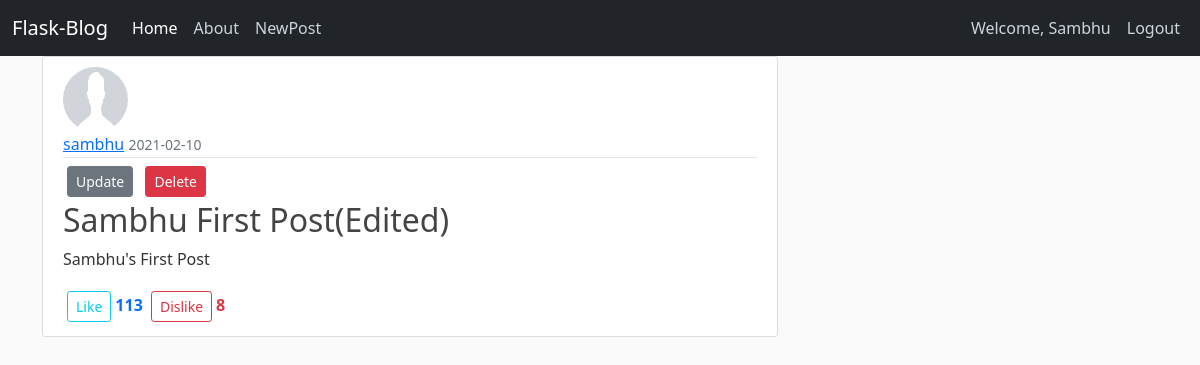
Page /post/2 (signed in) on the earlier database version.
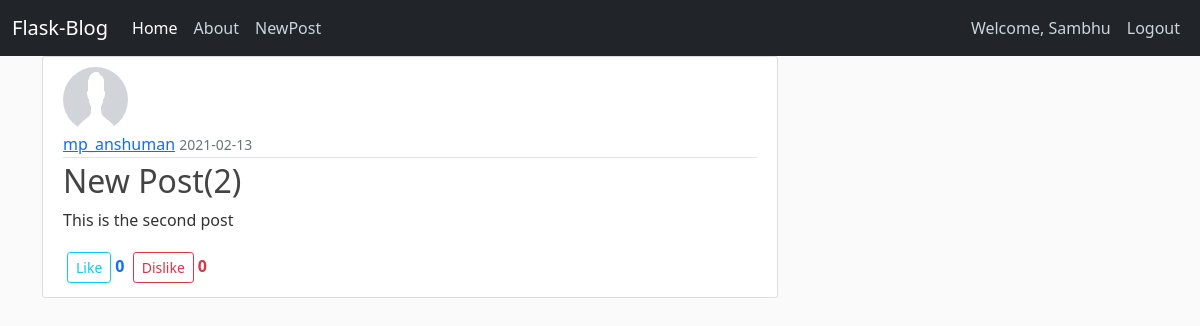
Same page on the later database version.
### blogappyt/models.py (models this page shows, shortened)
class User(db.Model, UserMixin):
    __tablename__ = 'user'
    id = db.Column(db.Integer,primary_key= True)
    username = db.Column(db.String(60),unique = True, nullable = False)
    email = db.Column(db.String(60),unique = True, nullable = False)
    password = db.Column(db.String(60), nullable = False)
    profile_pic = db.Column(db.String(60), nullable = False,default= 'default.png')
    post = db.relationship('Post',backref = "auther",lazy = True)

class Post(db.Model):
    __tablename__ = 'post'
    id = db.Column(db.Integer,primary_key = True)
    title = db.Column(db.String(60),nullable = False)
    date_posted = db.Column(db.DateTime,nullable = False,default = datetime.utcnow)
    content = db.Column(db.Text,nullable = False)
    user_id = db.Column(db.Integer,db.ForeignKey('user.id'))
    likes = db.relationship('Like_Post',backref = "post_likes",lazy = True)

class Like_Post(db.Model):
    __tablename__ = 'likepost'
    id = db.Column(db.Integer,primary_key = True)
    post_id = db.Column(db.Integer,db.ForeignKey('post.id'))
    like_counter = db.Column(db.Integer,default = 0)
    dislike_counter = db.Column(db.Integer,default = 0)
    date_posted = db.Column(db.DateTime,nullable = False,default = datetime.utcnow)

### blogappyt/posts/views.py (the view)
@posts.route('/post/<int:post_id>')
@login_required
def post(post_id):
    post = Post.query.get_or_404(post_id)
    post_liked = Like_Post.query.get_or_404(post_id)
    print(post_liked)
    return render_template('post.html',title = post.title,post=post,post_liked=post_liked)

### blogappyt/models.py (called while the page is built)
@login_manager.user_loader
def load_user(user_id):
    return User.query.get(int(user_id))

### blogappyt/templates/post.html
{% extends 'layout.html' %}
{% block content %}
<article class="media content-section">
  <img class="rounded-circle article-img" src="{{url_for('static',filename='profilepic/'+post.auther.profile_pic)}}">
          <div class="media-body">
            <div class="article-metadata">
              <a class="mr-2" href="#">{{ post.auther.username }}</a>
              <small class="text-muted">{{post.date_posted.strftime('%Y-%m-%d')}}</small>
            </div>
            {% if post.auther == current_user %}
            <div>
            <a class="btn btn-secondary btn-sm m-1" href="{{url_for('posts.post_update',post_id=post.id)}}">Update</a>
            <a  class="btn btn-danger btn-sm m-1" href="{{url_for('posts.post_delete',post_id=post.id)}}">Delete</a>
            </div>
            {% endif %}
            <h2 class="article-title">{{ post.title }}</h2>
            <p class="article-content">{{ post.content }}</p>
          </div>
          <a class="btn btn-outline-info btn-sm m-1" href="{{url_for('posts.like_post',post_id=post.id)}}">Like</a><b class="text-primary">{{post_liked.like_counter }}</b>
            <a class="btn btn-outline-danger btn-sm m-1" href="{{url_for('posts.dislike_post',post_id=post.id)}}">Dislike</a><b class="text-danger">{{post_liked.dislike_counter }}</b>
        </article>
{% endblock content %}

### blogappyt/templates/layout.html (shortened to what this page needs)
<html lang="en">
<head>
    <link href="https://cdn.jsdelivr.net/npm/bootstrap@5.0.0-beta1/dist/css/bootstrap.min.css" rel="stylesheet">
    <link rel="stylesheet" href="{{url_for('static',filename='main.css')}}">
</head>
<body>
    <header class="site-header">
    <nav class="navbar navbar-expand-lg navbar-dark bg-dark">
        <div class="container-fluid">
          <a class="navbar-brand" href="{{url_for('main.index')}}">Flask-Blog</a>
          <div class="collapse navbar-collapse" id="navbarSupportedContent">
            <ul class="navbar-nav me-auto mb-2 mb-lg-0">
              <li class="nav-item">
                <a class="nav-link active" aria-current="page" href="{{url_for('main.index')}}">Home</a>
              </li>
              <li class="nav-item">
                <a class="nav-link" href="{{url_for('main.about')}}">About</a>
              </li>
              <li class="nav-item">
                <a class="nav-link" href="{{url_for('posts.create_post')}}">NewPost</a>
              </li>
            </ul>
            <div class="navbar-nav">
            {% if  current_user.is_authenticated%}
            <a class="nav-item nav-link" href="{{ url_for('users.profile') }}">Welcome, {{current_user.username|title}}</a>
            <a class="nav-item nav-link" href="{{ url_for('users.logout') }}">Logout</a>
            {% else %}
                <a class="nav-item nav-link" href="{{ url_for('users.login') }}">Login</a>
                <a class="nav-item nav-link" href="{{ url_for('users.register') }}">Register</a>
              {% endif %}
              </div>
          </div>
        </div>
      </nav>
</header>
<main role="main" class="container">
    <div class="row">
      <div class="col-md-8">
        {% block content %}{% endblock %}
      </div>
    </div>
  </main>
</body>
</html>

Differences in the rows shown:
now on this page (row edited): User: profile_pic (placeholder picture), auther.username "mp_anshuman"
changed Post: date_posted "2021-02-10" → "2021-02-13"; title "Sambhu First Post(Edited)" → "New Post(2)"; content "Sambhu's First Post" → "This is the second post"
changed Like_Post: like_counter "113" → "0"; dislike_counter "8" → "0"
Other differences:
{{ post.auther.username }}: "sambhu" → "mp_anshuman"
text no longer shown: "Update Delete"
